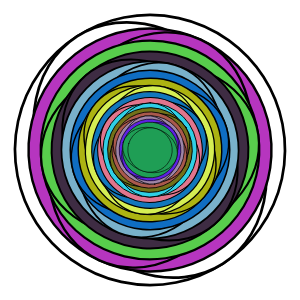
Frame 1 (no input)
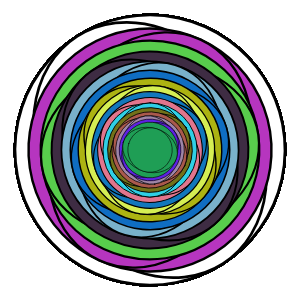
Frame 60 (no input)
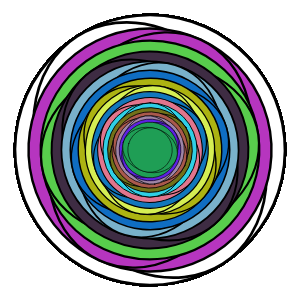
Frame 120 (the mouse pressed at the canvas centre since frame 60)

The p5.js sketch that drew these frames (run headless with seeded random() and noise() and a simulated clock; from frame 60 on, the mouse is pressed at the canvas centre):

// p5.js sketch
// ── sketch.js
var Sprites;

// 函数setup() ：准备阶段
function setup() 
{
	createCanvas(300,300);
	Sprites = new Array();
	Sprites[0] = new sprite(
		Shape0, 1,
		createVector(0,0),
		createVector(0.9,0.9),
		color(255,255,255),15);
	
}

// 函数draw()：作画阶段
function draw() {
	//fill(255,255,255,1);
	//rect(-10,-10,2*width,2*height);
	//drawCircle5(width/2,height/2,width*0.8);
	
	push();
	translate(width/2,height/2);
	scale(3,3);
	for(var i=0;i<Sprites.length;i++)
	{
		Sprites[i].draw();
	}
	pop();
}

function sprite(shapeFcn, theta,offset,scaler, cr, level)
{
	this.shapeFcn = shapeFcn;
	this.theta = theta;
	this.offset = offset;
	this.scaler = scaler;
	this.cr = cr;

	if(level>0)
	{
		var cr2 = cr;
		cr2 = color(random(0,255),random(0,255),random(0,255));
		this.subsprite =
		 new sprite(shapeFcn,theta,offset,scaler,cr2,level-1);
	}
	else
	{
		this.subsprite = null;
	}
	
	this.draw = function()
	{
		rotate(this.theta);
		translate(this.offset.x,this.offset.y);
		scale(this.scaler.x, this.scaler.y);
		fill(this.cr);
		this.shapeFcn();
		if(this.subsprite!=null)
		{
			this.subsprite.draw();
		}
		scale(1/this.scaler.x,1/this.scaler.y);
		translate(-this.offset.x,-this.offset.y);
		rotate(-this.theta);
	}
}

// ── shape.js

function Shape0()
{
	ellipse(0,0,100,100);
	ellipse(0,0,100,80);
	ellipse(0,0,80,80);
}
